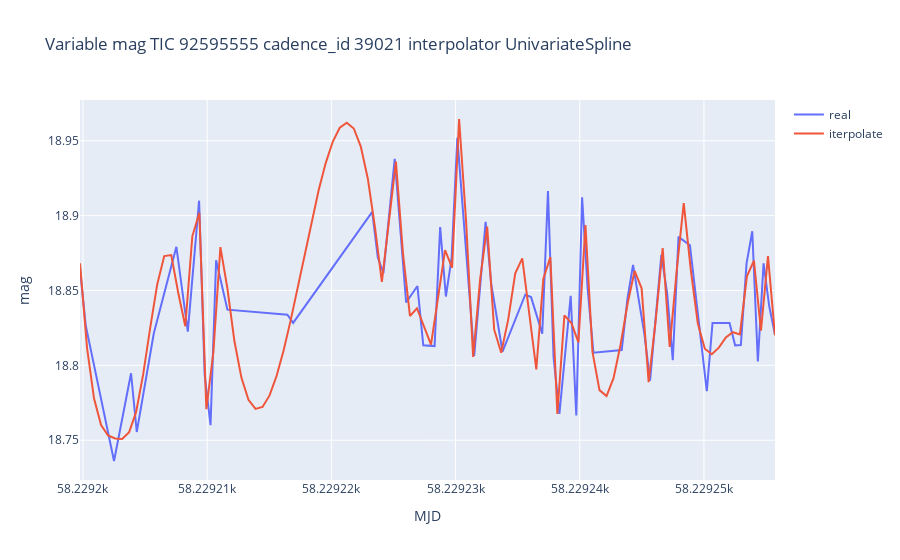
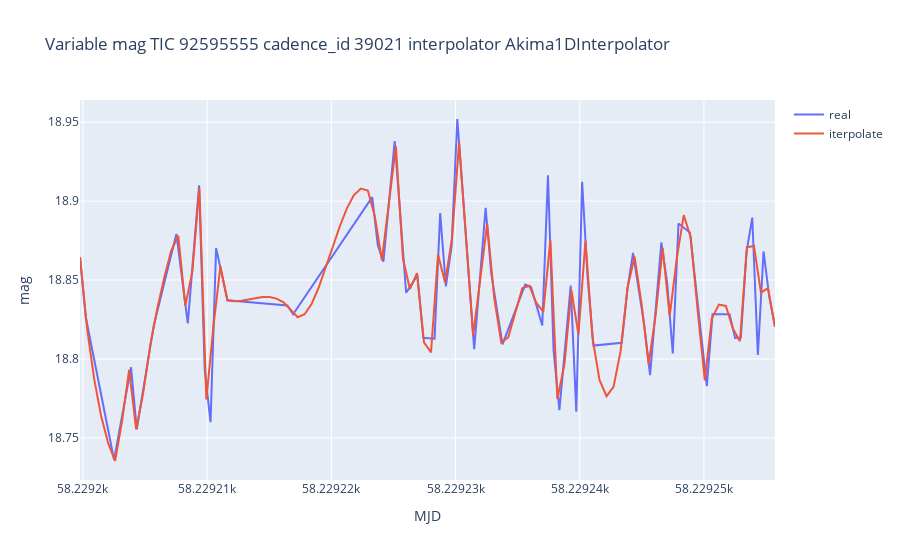
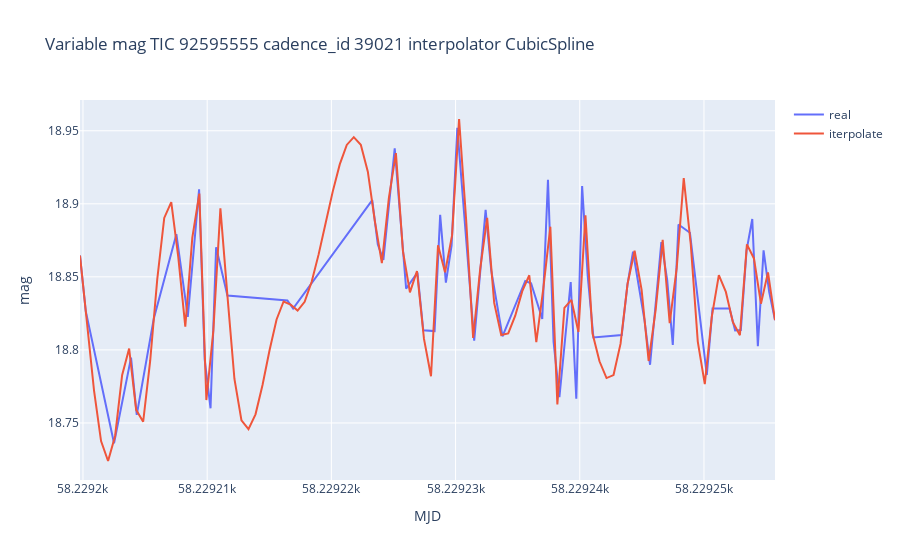
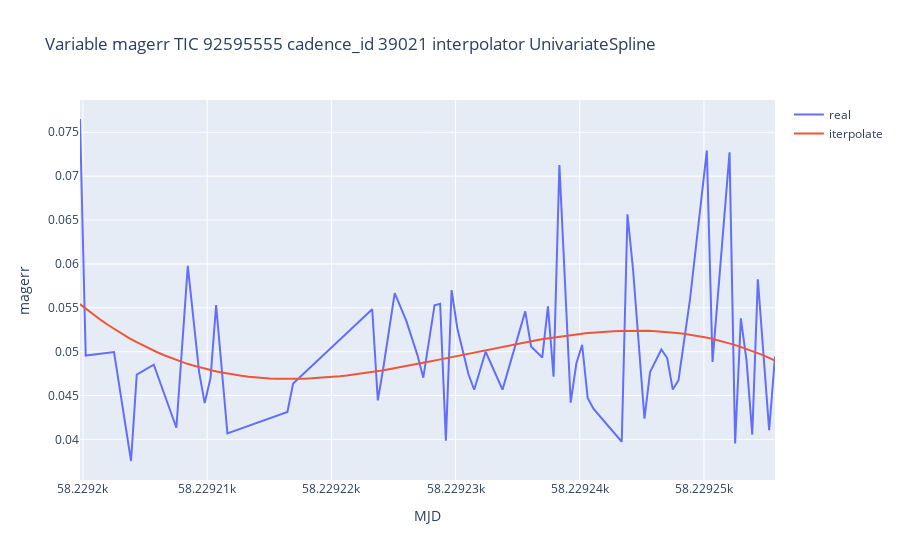

Notebook code for these charts, in order:
### Code cell
plot_n_random_samples_interpolate_vs_initial_data(
    path_to_file='generated_250k.csv',
    n_grid=100,
    interpolator_names=['UnivariateSpline','Akima1DInterpolator','CubicSpline'],
    n_samples=10
)
